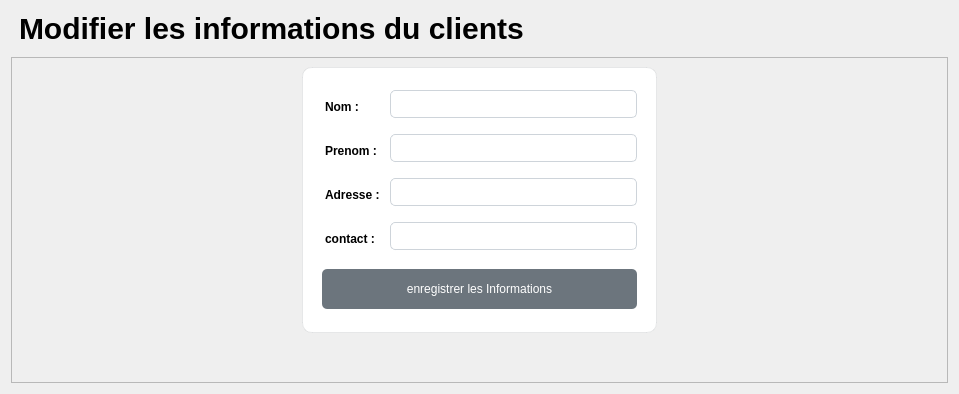
  <widget class="QWidget" name="modif_page">
   <layout class="QVBoxLayout" name="verticalLayout_8">
    <item>
     <widget class="QLabel" name="label_2">
      <property name="maximumSize">
       <size>
        <width>16777215</width>
        <height>70</height>
       </size>
      </property>
      <property name="styleSheet">
       <string notr="true">font-weight: bold;
    margin-bottom: 5px;
font-size:30px;</string>
      </property>
      <property name="text">
       <string>Modifier les informations du clients</string>
      </property>
     </widget>
    </item>
    <item>
     <widget class="QFrame" name="frame_4">
      <property name="frameShape">
       <enum>QFrame::StyledPanel</enum>
      </property>
      <property name="frameShadow">
       <enum>QFrame::Raised</enum>
      </property>
      <layout class="QHBoxLayout" name="horizontalLayout_6">
       <item>
        <spacer name="horizontalSpacer_2">
         <property name="orientation">
          <enum>Qt::Horizontal</enum>
         </property>
         <property name="sizeHint" stdset="0">
          <size>
           <width>281</width>
           <height>20</height>
          </size>
         </property>
        </spacer>
       </item>
       <item>
        <layout class="QVBoxLayout" name="verticalLayout_15">
         <item>
          <widget class="QFrame" name="frame_modif_info_2">
           <property name="minimumSize">
            <size>
             <width>355</width>
             <height>266</height>
            </size>
           </property>
           <property name="styleSheet">
            <string notr="true">#frame_modif_info_2 {
    border: 1px solid rgba(108, 117, 125, 0.125); /* Couleur de bordure par défaut */
    border-radius: 10px;
    padding: 10px;
    background-color: white;
    box-shadow: 0 2px 4px rgba(0, 0, 0, 0.1);
}

/* Style pour la frame au survol */
#frame_display_info:hover,#frame_modif_info:hover {
    border-color: var(--bs-secondary-color); /* Couleur de bordure au survol */
    box-shadow: 0 4px 8px rgba(0, 0, 0, 0.1);
}

/* Style pour les labels */
.QLabel {
    font-weight: bold;
    margin-bottom: 5px;
}

/* Style pour les boutons */
.QPushButton{
    background-color: #6c757d;/* Couleur de bouton Bootstrap */
    color: white;
    border: none;
    border-radius: 5px;
    padding: 10px 20px;
    cursor: pointer;
    transition: background-color 0.3s ease;
}

/* Style pour les boutons au survol */
.QPushButton:hover{
    background-color: #6c757d; /* Couleur de bouton plus foncée au survol */
}

/* Style pour les champs de texte */
.QLineEdit {
    border: 1px solid #ced4da; /* Couleur de bordure par défaut */
    border-radius: 5px;
    padding: 5px 10px;
    width: 100%;
    margin-bottom: 10px;
    transition: border-color 0.3s ease;
}

/* Style pour les champs de texte avec focus */
.QLineEdit:focus {
    border-color:  #6c757d;
    outline: none;
}
/* Style pour l'état hover des boutons */
.QPushButton:hover {
    background-color: #5a6268; /* Nouvelle couleur de fond au survol */
}

/* Style pour l'état pressé (active) des boutons */
.QPushButton:pressed {
    background-color: #343a40; /* Nouvelle couleur de fond au clic */
}
</string>
           </property>
           <property name="frameShape">
            <enum>QFrame::StyledPanel</enum>
           </property>
           <property name="frameShadow">
            <enum>QFrame::Raised</enum>
           </property>
           <layout class="QVBoxLayout" name="verticalLayout_14">
            <item>
             <layout class="QGridLayout" name="gridLayout_8">
              <item row="2" column="0">
               <widget class="QLabel" name="label_ti_adresse_3">
                <property name="text">
                 <string>Adresse :</string>
                </property>
               </widget>
              </item>
              <item row="1" column="0">
               <widget class="QLabel" name="label_ti_prenom_3">
                <property name="text">
                 <string>Prenom :</string>
                </property>
               </widget>
              </item>
              <item row="0" column="0">
               <widget class="QLabel" name="label_ti_nom_3">
                <property name="text">
                 <string>Nom :</string>
                </property>
               </widget>
              </item>
              <item row="3" column="0">
               <widget class="QLabel" name="label_ti_contact_3">
                <property name="text">
                 <string>contact :</string>
                </property>
               </widget>
              </item>
              <item row="0" column="1">
               <widget class="QLineEdit" name="mo_nom_cl">
                <property name="minimumSize">
                 <size>
                  <width>0</width>
                  <height>30</height>
                 </size>
                </property>
               </widget>
              </item>
              <item row="1" column="1">
               <widget class="QLineEdit" name="mo_prenom_cl">
                <property name="minimumSize">
                 <size>
                  <width>0</width>
                  <height>30</height>
                 </size>
                </property>
               </widget>
              </item>
              <item row="2" column="1">
               <widget class="QLineEdit" name="mo_adresse_cl">
                <property name="minimumSize">
                 <size>
                  <width>0</width>
                  <height>30</height>
                 </size>
                </property>
               </widget>
              </item>
              <item row="3" column="1">
               <widget class="QLineEdit" name="mo_contact_cl">
                <property name="minimumSize">
                 <size>
                  <width>0</width>
                  <height>30</height>
                 </size>
                </property>
               </widget>
              </item>
             </layout>
            </item>
            <item>
             <widget class="QPushButton" name="pushButton_3">
              <property name="minimumSize">
               <size>
                <width>0</width>
                <height>40</height>
               </size>
              </property>
              <property name="text">
               <string>enregistrer les Informations</string>
              </property>
             </widget>
            </item>
           </layout>
          </widget>
         </item>
         <item>
          <spacer name="verticalSpacer_4">
           <property name="orientation">
            <enum>Qt::Vertical</enum>
           </property>
           <property name="sizeHint" stdset="0">
            <size>
             <width>20</width>
             <height>40</height>
            </size>
           </property>
          </spacer>
         </item>
        </layout>
       </item>
       <item>
        <spacer name="horizontalSpacer_3">
         <property name="orientation">
          <enum>Qt::Horizontal</enum>
         </property>
         <property name="sizeHint" stdset="0">
          <size>
           <width>281</width>
           <height>20</height>
          </size>
         </property>
        </spacer>
       </item>
      </layout>
     </widget>
    </item>
   </layout>
  </widget>
